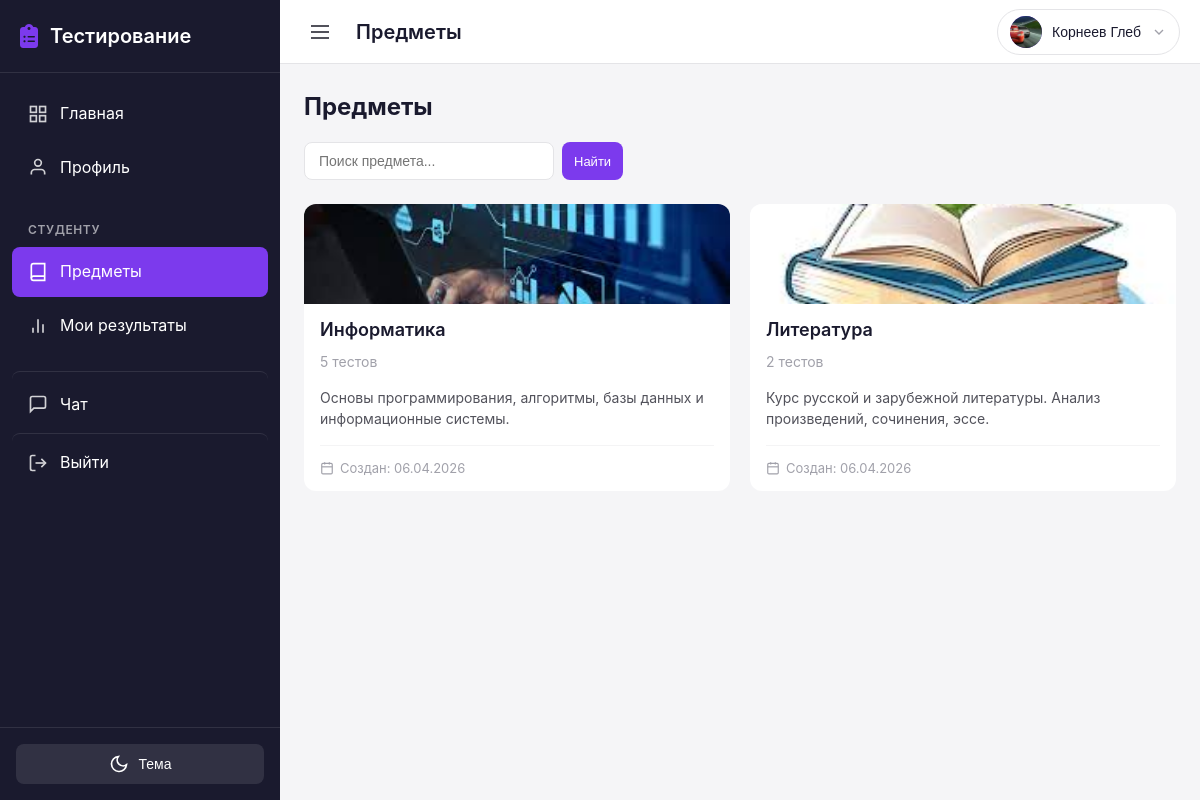
Page /student/subjects/ (signed in) on the committed database.
### users/models.py (models this page shows, shortened)
class User(AbstractUser):
    role = models.CharField(
        max_length=10,
        choices=UserRole.choices,
        default=UserRole.STUDENT,
        verbose_name='Р РѕР»СЊ'
    )
    phone = models.CharField(
        max_length=20,
        blank=True,
        verbose_name='РўРµР»РµС„РѕРЅ'
    )
    birth_date = models.DateField(
        null=True,
        blank=True,
        verbose_name='Р”Р°С‚Р° СЂРѕР¶РґРµРЅРёСЏ'
    )
    patronymic = models.CharField(
        max_length=100,
        blank=True,
        verbose_name='РћС‚С‡РµСЃС‚РІРѕ'
    )
    class Meta:
        verbose_name = 'РџРѕР»СЊР·РѕРІР°С‚РµР»СЊ'
        verbose_name_plural = 'РџРѕР»СЊР·РѕРІР°С‚РµР»Рё'
    @property
    def is_teacher(self):
        return self.role == UserRole.TEACHER
    @property
    def is_student(self):
        return self.role == UserRole.STUDENT

class Profile(models.Model):
    user = models.OneToOneField(
        User,
        on_delete=models.CASCADE,
        related_name='profile',
        verbose_name='РџРѕР»СЊР·РѕРІР°С‚РµР»СЊ'
    )
    avatar = models.ImageField(
        upload_to='avatars/',
        null=True,
        blank=True,
        verbose_name='РђРІР°С‚Р°СЂ'
    )
    bio = models.TextField(
        blank=True,
        verbose_name='Рћ СЃРµР±Рµ'
    )
    group = models.ForeignKey(
        'groups.Group',
        on_delete=models.SET_NULL,
        null=True,
        blank=True,
        related_name='students',
        verbose_name='Р“СЂСѓРїРїР°',
        help_text='Р“СЂСѓРїРїР°, Рє РєРѕС‚РѕСЂРѕР№ РїСЂРёРЅР°РґР»РµР¶РёС‚ СЃС‚СѓРґРµРЅС‚'
    )
    real_group = models.CharField(
        max_length=50,
        blank=True,
        verbose_name='Р РµР°Р»СЊРЅР°СЏ РіСЂСѓРїРїР°',
        help_text='Р”Р»СЏ СЃС‚СѓРґРµРЅС‚РѕРІ РїРѕСЃР»Рµ 11 РєР»Р°СЃСЃР° (РЅР°РїСЂРёРјРµСЂ, 11РРЎ-1/26)'
    )
    created_at = models.DateTimeField(
        auto_now_add=True,
        verbose_name='Р”Р°С‚Р° СЃРѕР·РґР°РЅРёСЏ'
    )
    updated_at = models.DateTimeField(
        auto_now=True,
        verbose_name='Р”Р°С‚Р° РѕР±РЅРѕРІР»РµРЅРёСЏ'
    )
    last_seen_at = models.DateTimeField(
        null=True,
        blank=True,
        verbose_name='РџРѕСЃР»РµРґРЅРёР№ Р·Р°С…РѕРґ РІ СЃРµС‚СЊ'
    )
    class Meta:
        verbose_name = 'РџСЂРѕС„РёР»СЊ'
        verbose_name_plural = 'РџСЂРѕС„РёР»Рё'

### groups/models.py (models this page shows, shortened)
class Subject(models.Model):
    name = models.CharField(
        max_length=200,
        verbose_name='Название предмета'
    )
    description = models.TextField(
        blank=True,
        verbose_name='Описание'
    )
    image = models.ImageField(
        upload_to='subject_images/',
        null=True,
        blank=True,
        verbose_name='Изображение предмета'
    )
    teachers = models.ManyToManyField(
        settings.AUTH_USER_MODEL,
        related_name='subjects',
        limit_choices_to={'role': 'teacher'},
        verbose_name='Преподаватели'
    )
    groups = models.ManyToManyField(
        Group,
        related_name='subjects',
        verbose_name='Группы'
    )
    created_at = models.DateTimeField(
        auto_now_add=True,
        verbose_name='Дата создания'
    )
    class Meta:
        verbose_name = 'Предмет'
        verbose_name_plural = 'Предметы'
        ordering = ['name']

### users/views.py (the view)
# urls.py: path('student/subjects/', views.student_subjects, name='student_subjects'),
@login_required
def student_subjects(request):
    from groups.models import Subject
    if not request.user.is_student:
        messages.error(request, 'У вас нет доступа к этой странице')
        return redirect('dashboard')
    user = request.user
    profile = getattr(user, 'profile', None)
    if not profile or not profile.group:
        messages.warning(request, 'Вы не прикреплены к группе.')
        return redirect('student_dashboard')
    search = request.GET.get('search', '')
    subjects = Subject.objects.filter(
        groups=profile.group
    ).distinct().annotate(
        tests_count=Count('tests', filter=Q(
            tests__groups=profile.group,
            tests__is_published=True
        ))
    ).order_by('name')
    if search:
        subjects = subjects.filter(name__icontains=search)
    context = {
        'subjects': subjects,
        'search': search,
    }
    return render(request, 'users/student/subjects.html', context)

### chat/context_processors.py (called while the page is built)
def unread_messages_count(request):
    if request.user.is_authenticated:
        count = Message.objects.filter(receiver=request.user, is_read=False).count()
        return {'total_unread_messages': count}
    return {'total_unread_messages': 0}

### testingPlatform/ngrok_skip_warning.py (called while the page is built)
    def __call__(self, request):
        request.META['HTTP_NGROK_SKIP_BROWSER_WARNING'] = 'true'
        response = self.get_response(request)
        response['ngrok-skip-browser-warning'] = 'true'
        return response

### templates/users/student/subjects.html (shortened to what this page needs)
{% extends 'base.html' %}
{% block topbar_title %}Предметы{% endblock %}
{% block content %}
<div class="subjects-container">
    <div class="subjects-header mb-3">
        <h1 class="page-title">Предметы</h1>
        <form method="get" class="search-form">
            <input
                type="text"
                name="search"
                class="form-input"
                placeholder="Поиск предмета..."
                value="{{ search }}"
            >
            <button type="submit" class="btn btn-primary btn-sm">Найти</button>
        </form>
    </div>
    {% if subjects %}
        <div class="subjects-grid">
            {% for subject in subjects %}
            <a href="{% url 'student_subject_tests' subject.id %}" class="subject-card-link">
                <div class="subject-card">
                    {% if subject.image %}
                        <div class="subject-card-image">
                            <img src="{{ subject.image.url }}" alt="{{ subject.name }}">
                        </div>
                    {% else %}
                        <div class="subject-card-placeholder">
                            <div class="subject-card-icon"><i class="fa-solid fa-book"></i></div>
                        </div>
                    {% endif %}
                    <div class="subject-card-body">
                        <div class="subject-card-info">
                            <h2 class="subject-card-title">{{ subject.name }}</h2>
                            <span class="subject-card-count">{{ subject.tests_count }} тестов</span>
                        </div>
                        {% if subject.description %}
                            <p class="subject-card-desc">{{ subject.description|truncatewords:10 }}</p>
                        {% endif %}
                        <div class="subject-card-footer">
                            <span class="subject-card-date">
                                <svg width="14" height="14" viewBox="0 0 24 24" fill="none" stroke="currentColor" stroke-width="2">
                                    <rect x="3" y="4" width="18" height="18" rx="2" ry="2"></rect>
                                    <line x1="16" y1="2" x2="16" y2="6"></line>
                                    <line x1="8" y1="2" x2="8" y2="6"></line>
                                    <line x1="3" y1="10" x2="21" y2="10"></line>
                                </svg>
                                Создан: {{ subject.created_at|date:"d.m.Y" }}
                            </span>
                        </div>
                    </div>
                </div>
            </a>
            {% endfor %}
        </div>
    {% endif %}
</div>
{% endblock %}

### templates/base.html (shortened to what this page needs)
<!DOCTYPE html>
<html lang="ru" data-theme="light">
<head>
    {% load static %}
    <link rel="stylesheet" href="{% static 'css/style.css' %}">
    <link rel="stylesheet" href="https://cdnjs.cloudflare.com/ajax/libs/font-awesome/6.5.1/css/all.min.css">
</head>
<body>
    <div class="app-container">
        <aside class="sidebar" id="sidebar">
            <div class="sidebar-header">
                <a href="{% url 'dashboard' %}" class="logo">
                    <i class="fa-solid fa-clipboard-list logo-icon"></i>
                    <span class="logo-text">Тестирование</span>
                </a>
            </div>
            <nav class="sidebar-nav">
                {% if user.is_authenticated %}
                    <a href="{% url 'dashboard' %}" class="nav-item ">
                        <svg class="nav-icon" width="20" height="20" viewBox="0 0 24 24" fill="none" stroke="currentColor" stroke-width="2">
                            <rect x="3" y="3" width="7" height="7"></rect>
                            <rect x="14" y="3" width="7" height="7"></rect>
                            <rect x="14" y="14" width="7" height="7"></rect>
                            <rect x="3" y="14" width="7" height="7"></rect>
                        </svg>
                        <span>Главная</span>
                    </a>
                    <a href="{% url 'profile' %}" class="nav-item {% if request.resolver_match.url_name == 'profile' %}active{% endif %}">
                        <svg class="nav-icon" width="20" height="20" viewBox="0 0 24 24" fill="none" stroke="currentColor" stroke-width="2">
                            <path d="M20 21v-2a4 4 0 0 0-4-4H8a4 4 0 0 0-4 4v2"></path>
                            <circle cx="12" cy="7" r="4"></circle>
                        </svg>
                        <span>Профиль</span>
                    </a>
                    {% if user.is_student %}
                        <div class="nav-section">
                            <span class="nav-section-title">Студенту</span>
                            <a href="{% url 'student_subjects' %}" class="nav-item {% if request.resolver_match.url_name == 'student_subjects' %}active{% endif %}">
                                <svg class="nav-icon" width="20" height="20" viewBox="0 0 24 24" fill="none" stroke="currentColor" stroke-width="2">
                                    <path d="M4 19.5A2.5 2.5 0 0 1 6.5 17H20"></path>
                                    <path d="M6.5 2H20v20H6.5A2.5 2.5 0 0 1 4 19.5v-15A2.5 2.5 0 0 1 6.5 2z"></path>
                                </svg>
                                <span>Предметы</span>
                            </a>
                            <a href="{% url 'student_results' %}" class="nav-item {% if 'student_results' in request.resolver_match.url_name %}active{% endif %}">
                                <svg class="nav-icon" width="20" height="20" viewBox="0 0 24 24" fill="none" stroke="currentColor" stroke-width="2">
                                    <line x1="18" y1="20" x2="18" y2="10"></line>
                                    <line x1="12" y1="20" x2="12" y2="4"></line>
                                    <line x1="6" y1="20" x2="6" y2="14"></line>
                                </svg>
                                <span>Мои результаты</span>
                            </a>
                        </div>
                    {% endif %}
                    {% if user.is_student or user.is_teacher %}
                        <a href="{% url 'chat:contacts' %}" class="nav-item nav-item-spaced {% if 'chat' in request.resolver_match.url_name and 'admin' not in request.resolver_match.url_name %}active{% endif %}">
                            <svg class="nav-icon" width="20" height="20" viewBox="0 0 24 24" fill="none" stroke="currentColor" stroke-width="2">
                                <path d="M21 15a2 2 0 0 1-2 2H7l-4 4V5a2 2 0 0 1 2-2h14a2 2 0 0 1 2 2z"></path>
                            </svg>
                            <span>Чат</span>
                        </a>
                    {% endif %}
                    <a href="{% url 'logout' %}" class="nav-item nav-item-logout">
                        <svg class="nav-icon" width="20" height="20" viewBox="0 0 24 24" fill="none" stroke="currentColor" stroke-width="2">
                            <path d="M9 21H5a2 2 0 0 1-2-2V5a2 2 0 0 1 2-2h4"></path>
                            <polyline points="16 17 21 12 16 7"></polyline>
                            <line x1="21" y1="12" x2="9" y2="12"></line>
                        </svg>
                        <span>Выйти</span>
                    </a>
                {% endif %}
            </nav>
            <div class="sidebar-footer">
                <div class="theme-toggle">
                    <button class="theme-toggle-btn" id="themeToggle" aria-label="Переключить тему">
                        <svg class="moon-icon" width="20" height="20" viewBox="0 0 24 24" fill="none" stroke="currentColor" stroke-width="2">
                            <path d="M21 12.79A9 9 0 1 1 11.21 3 7 7 0 0 0 21 12.79z"></path>
                        </svg>
                        <span class="theme-label">Тема</span>
                    </button>
                </div>
            </div>
        </aside>
        <div class="main-content">
            <header class="topbar">
                <button class="menu-toggle" id="menuToggle" aria-label="Открыть меню">
                    <svg width="24" height="24" viewBox="0 0 24 24" fill="none" stroke="currentColor" stroke-width="2">
                        <line x1="3" y1="12" x2="21" y2="12"></line>
                        <line x1="3" y1="6" x2="21" y2="6"></line>
                        <line x1="3" y1="18" x2="21" y2="18"></line>
                    </svg>
                </button>
                <div class="topbar-title">
                    {% block topbar_title %}{% endblock %}
                </div>
                <div class="topbar-actions">
                    {% if user.is_authenticated %}
                        <div class="user-menu" id="userMenu">
                            <button class="user-menu-btn" id="userMenuBtn">
                                <div class="user-avatar-small">
                                    {% if user.profile.avatar %}
                                        <img src="{{ user.profile.avatar.url }}" alt="{{ user.last_name }}">
                                    {% else %}
                                        <span>{{ user.first_name|first }}{{ user.last_name|first }}</span>
                                    {% endif %}
                                </div>
                                <span class="user-name">{{ user.last_name }} {{ user.first_name }}</span>
                                <svg class="user-menu-arrow" width="16" height="16" viewBox="0 0 24 24" fill="none" stroke="currentColor" stroke-width="2">
                                    <polyline points="6 9 12 15 18 9"></polyline>
                                </svg>
                            </button>
                        </div>
                    {% endif %}
                </div>
            </header>
            <main class="content">
                {% block content %}{% endblock %}
            </main>
        </div>
    </div>
</body>
</html>

### templates/users/student/subjects.html (style rules this page uses)
.subjects-header { display: flex; justify-content: space-between; align-items: center; flex-wrap: wrap; gap: 16px; }
.search-form { display: flex; gap: 8px; align-items: flex-end; }
.subject-card { display: flex; flex-direction: column; height: 100%; padding: 0; border: none; }
.subject-card-image { width: 100%; margin-bottom: 0; border-radius: var(--border-radius-lg) var(--border-radius-lg) 0 0; overflow: hidden; height: 100px; }
.subject-card-image img { width: 100%; height: 100%; object-fit: cover; display: block; transition: opacity 0.3s ease; }
.subject-card-body { padding: 12px 16px; display: flex; flex-direction: column; flex: 1; }
.subject-card-desc { font-size: 0.875rem; color: var(--text-secondary); margin-bottom: 16px; line-height: 1.5; flex: 1; }
.subject-card-footer { padding-top: 12px; border-top: 1px solid var(--border-color-light); }
.subject-card-date { display: flex; align-items: center; gap: 6px; font-size: 0.8125rem; color: var(--text-muted); }

### rows in the picture
User: profile.avatar (picture), last_name "Корнеев", first_name "Глеб"
Subject: image (picture), name "Информатика", tests_count "5", description "Основы программирования, алгоритмы, базы данных и информационные системы.", created_at "06.04.2026"
Subject: image (picture), name "Литература", tests_count "2", description "Курс русской и зарубежной литературы. Анализ произведений, сочинения, эссе.", created_at "06.04.2026"
